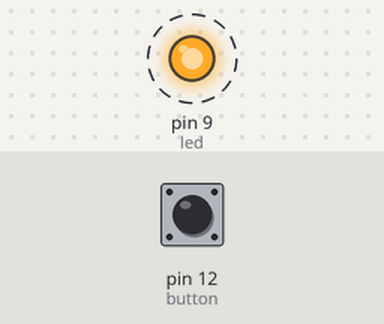
Bench run of a sketch on a simulated Arduino Uno, built with avr-gcc and run on an emulated ATmega328P. On the bench: output pins drawn as LEDs (lit = HIGH). Dashed ring = blinking. The test bench sets the inputs (shaded band); at power-on: pin 12 (button) LOW.

Above: at 1.3 s.
1.7 s: pin 12 (button) pulled HIGH for 3.2 s
At 1.7 s:
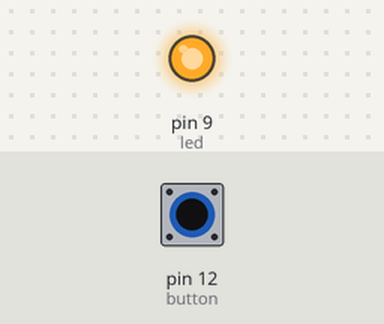
At 2.8 s:
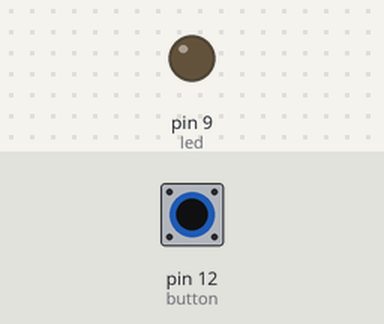
Timing chart, 0 to 12.4 s (numbered marks = the images above; inputs shaded):
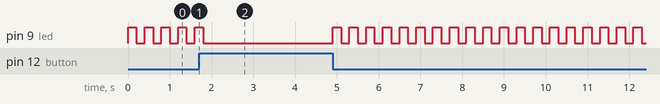

Measured:
- by itself, pin 9 (led): repeats every 0.40 s: HIGH 0.20 s, LOW 0.20 s

The sketch:

Blinker.ino
```cpp
int button = 12;
int led = 9;

void setup() {
  pinMode(button, INPUT);
  pinMode(led, OUTPUT);
}

void loop() {
  if (digitalRead(button) == HIGH) {
    digitalWrite(led, LOW);
  }

  else {
    blinker();
  }
}

void blinker() {
  digitalWrite(led, HIGH);
  delay(200);
  digitalWrite(led, LOW);
  delay(200);
}
```

Potentiometer_Blinker.ino
```cpp

```
